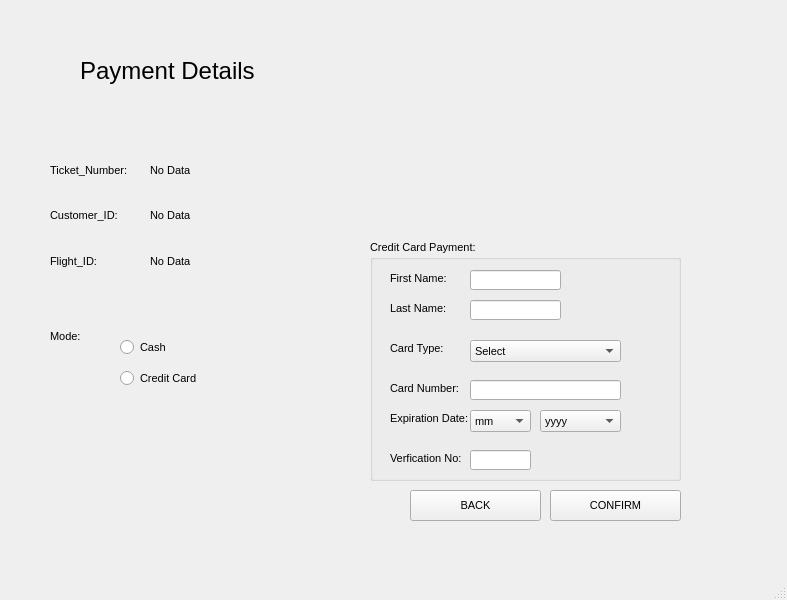
<?xml version="1.0" encoding="UTF-8"?>
<ui version="4.0">
 <class>payment</class>
 <widget class="QMainWindow" name="payment">
  <property name="geometry">
   <rect>
    <x>0</x>
    <y>0</y>
    <width>787</width>
    <height>600</height>
   </rect>
  </property>
  <property name="minimumSize">
   <size>
    <width>787</width>
    <height>600</height>
   </size>
  </property>
  <property name="maximumSize">
   <size>
    <width>787</width>
    <height>600</height>
   </size>
  </property>
  <property name="font">
   <font>
    <pointsize>8</pointsize>
   </font>
  </property>
  <property name="windowTitle">
   <string>Payment Details</string>
  </property>
  <property name="styleSheet">
   <string notr="true">QMainWindow {
image: url(:/new/prefix1/cloudsss.jpg);
}</string>
  </property>
  <widget class="QWidget" name="centralwidget">
   <widget class="QLabel" name="label">
    <property name="geometry">
     <rect>
      <x>80</x>
      <y>40</y>
      <width>181</width>
      <height>61</height>
     </rect>
    </property>
    <property name="font">
     <font>
      <pointsize>18</pointsize>
     </font>
    </property>
    <property name="text">
     <string>Payment Details</string>
    </property>
   </widget>
   <widget class="QRadioButton" name="radioButton">
    <property name="geometry">
     <rect>
      <x>120</x>
      <y>337</y>
      <width>82</width>
      <height>20</height>
     </rect>
    </property>
    <property name="text">
     <string>Cash</string>
    </property>
   </widget>
   <widget class="QRadioButton" name="radioButton_2">
    <property name="geometry">
     <rect>
      <x>120</x>
      <y>370</y>
      <width>82</width>
      <height>17</height>
     </rect>
    </property>
    <property name="text">
     <string>Credit Card</string>
    </property>
   </widget>
   <widget class="QGroupBox" name="groupBox_2">
    <property name="geometry">
     <rect>
      <x>370</x>
      <y>240</y>
      <width>311</width>
      <height>241</height>
     </rect>
    </property>
    <property name="title">
     <string>Credit Card Payment:</string>
    </property>
    <widget class="QLabel" name="label_7">
     <property name="geometry">
      <rect>
       <x>20</x>
       <y>30</y>
       <width>61</width>
       <height>16</height>
      </rect>
     </property>
     <property name="text">
      <string>First Name:</string>
     </property>
    </widget>
    <widget class="QLabel" name="label_8">
     <property name="geometry">
      <rect>
       <x>20</x>
       <y>60</y>
       <width>61</width>
       <height>16</height>
      </rect>
     </property>
     <property name="text">
      <string>Last Name:</string>
     </property>
    </widget>
    <widget class="QLineEdit" name="lineEdit">
     <property name="geometry">
      <rect>
       <x>100</x>
       <y>30</y>
       <width>91</width>
       <height>20</height>
      </rect>
     </property>
    </widget>
    <widget class="QLineEdit" name="lineEdit_2">
     <property name="geometry">
      <rect>
       <x>100</x>
       <y>60</y>
       <width>91</width>
       <height>20</height>
      </rect>
     </property>
    </widget>
    <widget class="QLabel" name="label_9">
     <property name="geometry">
      <rect>
       <x>20</x>
       <y>100</y>
       <width>71</width>
       <height>16</height>
      </rect>
     </property>
     <property name="text">
      <string>Card Type:</string>
     </property>
    </widget>
    <widget class="QComboBox" name="comboBox">
     <property name="geometry">
      <rect>
       <x>100</x>
       <y>100</y>
       <width>151</width>
       <height>22</height>
      </rect>
     </property>
     <item>
      <property name="text">
       <string>Select</string>
      </property>
     </item>
    </widget>
    <widget class="QLabel" name="label_10">
     <property name="geometry">
      <rect>
       <x>20</x>
       <y>140</y>
       <width>71</width>
       <height>16</height>
      </rect>
     </property>
     <property name="text">
      <string>Card Number:</string>
     </property>
    </widget>
    <widget class="QLineEdit" name="lineEdit_3">
     <property name="geometry">
      <rect>
       <x>100</x>
       <y>140</y>
       <width>151</width>
       <height>20</height>
      </rect>
     </property>
    </widget>
    <widget class="QLabel" name="label_11">
     <property name="geometry">
      <rect>
       <x>20</x>
       <y>170</y>
       <width>81</width>
       <height>16</height>
      </rect>
     </property>
     <property name="text">
      <string>Expiration Date:</string>
     </property>
    </widget>
    <widget class="QComboBox" name="comboBox_2">
     <property name="geometry">
      <rect>
       <x>100</x>
       <y>170</y>
       <width>61</width>
       <height>22</height>
      </rect>
     </property>
     <item>
      <property name="text">
       <string>mm</string>
      </property>
     </item>
    </widget>
    <widget class="QComboBox" name="comboBox_3">
     <property name="geometry">
      <rect>
       <x>170</x>
       <y>170</y>
       <width>81</width>
       <height>22</height>
      </rect>
     </property>
     <item>
      <property name="text">
       <string>yyyy</string>
      </property>
     </item>
    </widget>
    <widget class="QLabel" name="label_12">
     <property name="geometry">
      <rect>
       <x>20</x>
       <y>210</y>
       <width>81</width>
       <height>16</height>
      </rect>
     </property>
     <property name="text">
      <string>Verfication No:</string>
     </property>
    </widget>
    <widget class="QLineEdit" name="lineEdit_4">
     <property name="geometry">
      <rect>
       <x>100</x>
       <y>210</y>
       <width>61</width>
       <height>20</height>
      </rect>
     </property>
    </widget>
   </widget>
   <widget class="QLabel" name="label_6">
    <property name="geometry">
     <rect>
      <x>50</x>
      <y>330</y>
      <width>47</width>
      <height>13</height>
     </rect>
    </property>
    <property name="text">
     <string>Mode:</string>
    </property>
   </widget>
   <widget class="QPushButton" name="pushButton">
    <property name="geometry">
     <rect>
      <x>550</x>
      <y>490</y>
      <width>131</width>
      <height>31</height>
     </rect>
    </property>
    <property name="text">
     <string>CONFIRM</string>
    </property>
   </widget>
   <widget class="QPushButton" name="pushButton_2">
    <property name="geometry">
     <rect>
      <x>410</x>
      <y>490</y>
      <width>131</width>
      <height>31</height>
     </rect>
    </property>
    <property name="text">
     <string>BACK</string>
    </property>
   </widget>
   <widget class="QWidget" name="">
    <property name="geometry">
     <rect>
      <x>150</x>
      <y>150</y>
      <width>71</width>
      <height>131</height>
     </rect>
    </property>
    <layout class="QVBoxLayout" name="verticalLayout">
     <item>
      <widget class="QLabel" name="label_13">
       <property name="text">
        <string>No Data</string>
       </property>
      </widget>
     </item>
     <item>
      <widget class="QLabel" name="label_14">
       <property name="text">
        <string>No Data</string>
       </property>
      </widget>
     </item>
     <item>
      <widget class="QLabel" name="label_15">
       <property name="text">
        <string>No Data</string>
       </property>
      </widget>
     </item>
    </layout>
   </widget>
   <widget class="QWidget" name="">
    <property name="geometry">
     <rect>
      <x>50</x>
      <y>150</y>
      <width>91</width>
      <height>131</height>
     </rect>
    </property>
    <layout class="QVBoxLayout" name="verticalLayout_2">
     <item>
      <widget class="QLabel" name="label_2">
       <property name="font">
        <font>
         <pointsize>8</pointsize>
        </font>
       </property>
       <property name="text">
        <string>Ticket_Number:</string>
       </property>
      </widget>
     </item>
     <item>
      <widget class="QLabel" name="label_3">
       <property name="font">
        <font>
         <pointsize>8</pointsize>
        </font>
       </property>
       <property name="text">
        <string>Customer_ID:</string>
       </property>
      </widget>
     </item>
     <item>
      <widget class="QLabel" name="label_4">
       <property name="text">
        <string>Flight_ID:</string>
       </property>
      </widget>
     </item>
    </layout>
   </widget>
  </widget>
  <widget class="QMenuBar" name="menubar">
   <property name="geometry">
    <rect>
     <x>0</x>
     <y>0</y>
     <width>787</width>
     <height>21</height>
    </rect>
   </property>
  </widget>
  <widget class="QStatusBar" name="statusbar"/>
 </widget>
 <resources/>
 <connections/>
</ui>
